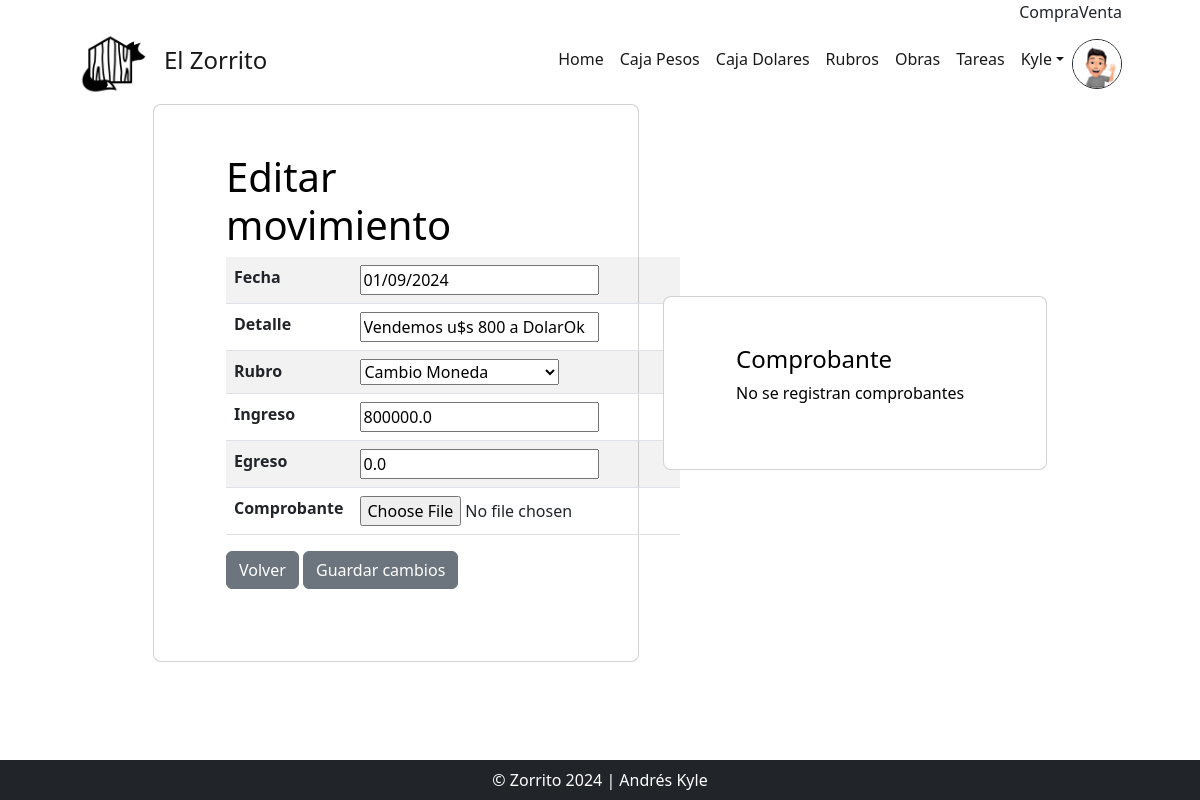
Page /movimientos_update/103/ (signed in) on the earlier database version.
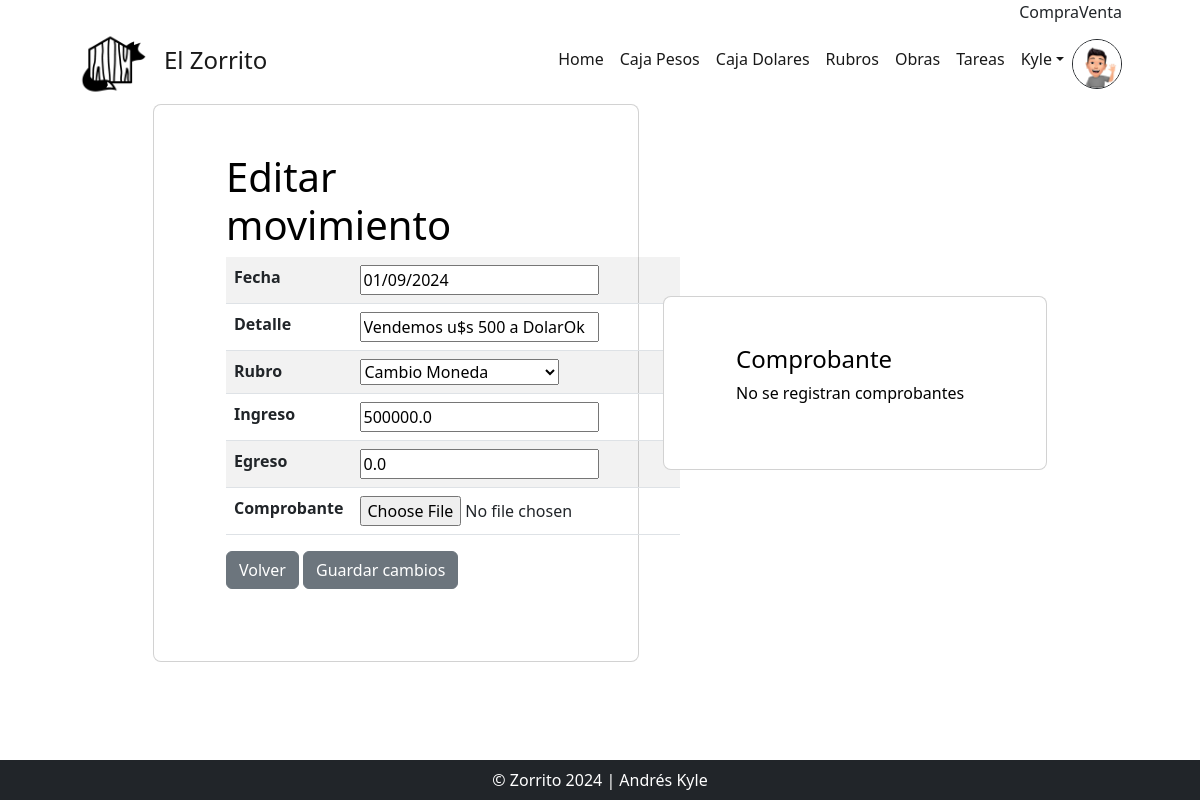
Same page on the later database version.
### AppZorro/models.py (models this page shows)
class CajaPesos(models.Model):
    fecha = models.DateField(default=date.today)
    rubro = models.ForeignKey(Rubros, null=True, on_delete=models.RESTRICT)
    detalle = models.CharField(max_length=60)
    ingreso = models.FloatField(default=0)
    egreso = models.FloatField(default=0)
    comprobante = models.ImageField(upload_to='comprobantes', null=True, blank = True)
    obra = models.ForeignKey(Obra, null=True, on_delete=models.RESTRICT)
    autor = models.ForeignKey(settings.AUTH_USER_MODEL, on_delete=models.RESTRICT, null=True, blank=True, editable=False)
    action_time = models.DateTimeField(auto_now=True, editable=False)
    cotiza = models.FloatField(default=DolarBlue.compra())
    conecta = models.OneToOneField('CajaDolares', null=True, blank=True, on_delete=models.CASCADE)

### AppZorro/views.py (the view)
# urls.py: path('movimientos_update/<int:pk>/', views.MovimientosUpdateView.as_view(), name="EditarMovimiento"),
class MovimientosUpdateView(LoginRequiredMixin, UpdateView):
    model = CajaPesos
    success_url = reverse_lazy("Movimientos")
    fields = ['fecha', 'detalle', 'rubro', 'ingreso', 'egreso', 'comprobante']
    template_name = "AppZorro/CajaPesos_update.html"

### AppZorro/models.py (called while the page is built)
    def __str__(self):
        return f"{self.titulo}"

### AppZorro/templates/AppZorro/CajaPesos_update.html (shortened to what this page needs)
{% extends 'AppZorro/base.html' %}
{% load static %}
{% block main %}
<div id="todo" class="row d-flex justify-content-center align-items-center h-100">
    <div class="col-xl-5">
        <div class="card rounded-3 text-black">
            <div class="card-body p-md-5 mx-md-4">
                <h3 class="display-6">Editar movimiento</h3>
                <form action="" method="POST" enctype="multipart/form-data">
                    <div data-mdb-input-init class="form-outline mb-4">
                        <table class="table table-striped">
                            <tbody>
                                <tr>
                                    <th scope="row">{{ form.fecha.label }}</th>
                                    <td>{{ form.fecha }}</td>
                                </tr>
                                <tr>
                                    <th scope="row">{{ form.detalle.label }}</th>
                                    <td>{{ form.detalle }}</td>
                                </tr>
                                <tr>
                                    <th scope="row">{{ form.rubro.label }}</th>
                                    <td>{{ form.rubro }}</td>
                                </tr>
                                <tr>
                                    <th scope="row">{{ form.ingreso.label }}</th>
                                    <td>{{ form.ingreso }}</td>
                                </tr>
                                <tr>
                                    <th scope="row">{{ form.egreso.label }}</th>
                                    <td>{{ form.egreso }}</td>
                                </tr>
                                <tr>
                                    <th scope="row">{{ form.comprobante.label }}</th>
                                    <td>{{ form.comprobante }}</td>
                                </tr>
                            </tbody>
                        </table>
                        <a class="btn btn-secondary btn-me" href="{% url 'Movimientos' %}">Volver</a>
                        <input class="btn btn-secondary btn-me" type="submit" value="Guardar cambios">
                    </div>
                </form>
            </div>
        </div>
    </div>
    <div class="col-xl-4">
        <div class="card rounded-3 text-black">
            <div class="card-body p-md-5 mx-md-4">
                <h4 >Comprobante</h4>
                  {% if object.comprobante %}
                  <img src="{{object.comprobante.url}}" alt="" class="img-fluid"">
                  {% else %}
                    <p>No se registran comprobantes</p>
                  {% endif %}
            </div>
        </div>
    </div>
</div>
{% endblock main %}

Differences in the rows shown:
changed CajaPesos "Cambio Moneda": detalle "Vendemos u$s 800 a DolarOk" → "Vendemos u$s 500 a DolarOk"; ingreso "800000.0" → "500000.0"
